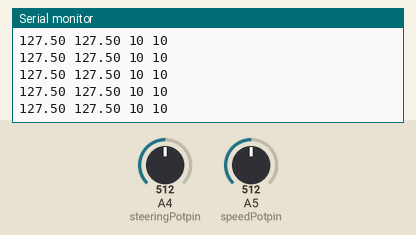
Simulated run of this sketch. Board: Arduino Uno, built with avr-gcc and run on an emulated ATmega328P. Shown: the last lines printed to the serial monitor. Inputs (shaded band) come from the test bench; at power-on: A4 (steeringPotpin) = 512, A5 (speedPotpin) = 512.

Above: at 1.2 s.
1.3 s: A4 (steeringPotpin) set to 777
At 2.4 s:
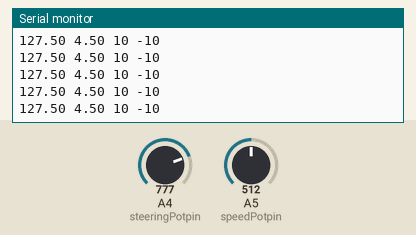
2.8 s: A4 (steeringPotpin) set to 800
At 3.7 s:
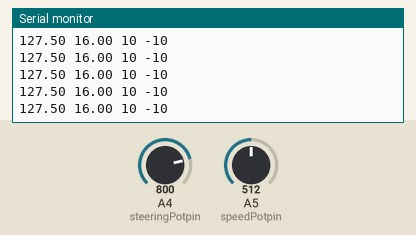
4.3 s: A4 (steeringPotpin) set to 467
At 4.9 s:
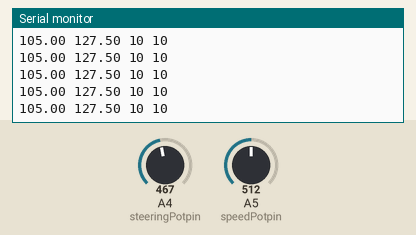
5.8 s: A4 (steeringPotpin) set to 440
At 6.6 s:
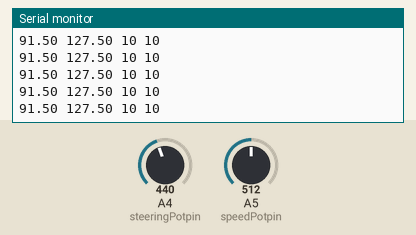
8.8 s: A5 (speedPotpin) set to 577
At 9.5 s:
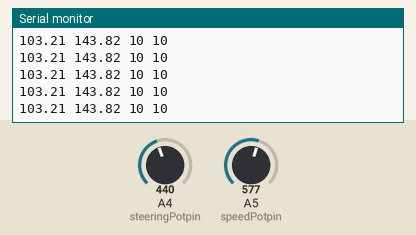
10.3 s: A5 (speedPotpin) set to 550
At 11.0 s:
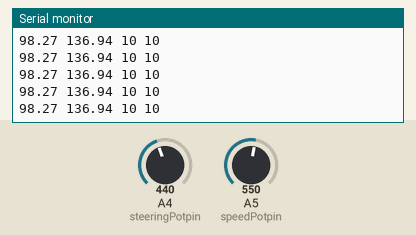
Timing chart, 0 to 12.8 s (numbered marks = the images above; inputs shaded):
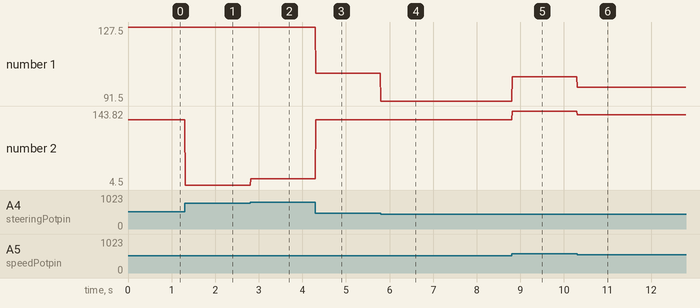

The sketch:

Radio_bil.ino
```cpp
int steeringPotpin = A4; //set potentiometer for steering to pin A4, will be used to control the car's left, right turn
int speedPotpin = A5; //set potentiometer for speed to A5, will be used to control the car's speed

int steeringValue = 0; //the value from potentiometer for steering, will be used to determine how much to turn either right or left
int speedValue = 0; //the value from potentiometer for speed, will be used to control the car's speed

float steeringValueRight; //the value for car's right turn
float steeringValueLeft; //the value for car's left turn

int polarityLeft; //polarity of turning left, will signal if it is turning left
int polarityRight; //polarity of turning right, will signal if it is turning right

void setup() {
  // initialize serial communications at 115200 bps:
  Serial.begin(115200);
  pinMode(steeringPotpin, INPUT); //set potentiometer pin for steering to INPUT mode
  pinMode(speedPotpin, INPUT); //set potentiometer pin for control of speed to INPUT mode
}

void loop() {
  steeringValue = analogRead(steeringPotpin); //variable steeringValue reads the raw value of steeringPotpin
  speedValue = analogRead(speedPotpin); //variable speedValue reads the raw value of speedPotpin

  if (steeringValue <= 256){ //if steeringValue is 256 or lower then:
    steeringValueLeft = map(steeringValue, 0, 256, 255, 0); //map steeringValueLeft so the raw steeringValue of 0-256 is converted to 255-0, when steeringPot is turning from 0 to 256 then steeringValueLeft should decrease from 255 to 0
    steeringValueRight = map(steeringValue, 0, 256, 255, 255); //map steeringValueRight so when steeringValue is between 0-256, it keeps its value at 255
  }
  else if (steeringValue <= 512){ //else if steeringValue is 512 or lower then:
    steeringValueLeft = map(steeringValue, 256, 512, 0, 255); //map steeringValueLeft so the raw steeringValue of 256-512 is converted to 0-255, when steeringPot is turning from 256 to 512 then steeringValueLeft should increase from 0 to 255
    steeringValueRight = map(steeringValue, 256, 512, 255, 255); //map steeringValueRight so when steeringValue is between 256-512, it keeps its value at 255
  }
  else if (steeringValue <= 768){//else if steeringValue is 768 or lower then:
    steeringValueRight = map(steeringValue, 512, 768, 255, 0); //map steeringValueRight so the raw steeringValue of 512-768 is converted to 255-0, when steeringPot is turning from 512 to 768 then steeringValueRight should decrease from 255 to 0
    steeringValueLeft = map(steeringValue, 512, 768, 255, 255); //map steeringValueLeft so when steeringValue is between 512-768, it keeps its value at 255
  }
  else if (steeringValue <= 1024){//else if steeringValue is 1023 or lower then:
    steeringValueRight = map(steeringValue, 768, 1023, 0, 255); //map steeringValueRight so the raw steeringValue of 768-1023 is converted to 0-255, when steeringPot is turning from 768 to 1023 then steeringValueRight should increase from 0 to 255
    steeringValueLeft = map(steeringValue, 728, 1023, 255, 255); //map steeringValueLeft so when steeringValue is between 768-1023, it keeps its value at 255
  }

  if (steeringValue >= 256){ //if steeringValue is 256 or higher then:
    polarityLeft = 10; //set value of polarityLeft to 10
  }
  else {
    polarityLeft = -10; //else set polarityLeft to -10
  }

  if (steeringValue >= 768){ //if steeringValue is 768 or higher then:
    polarityRight = -10; //set value of polarityRight to -10
  }
  else {
    polarityRight = 10; //else set polarityRight to 10
  }

  steeringValueRight = constrain(steeringValueRight, 0, 255); //constrain steeringValueRight with a barrier between 0-255
  steeringValueLeft = constrain(steeringValueLeft, 0, 255); //constrain steeringValueLeft with a barrier between 0-255

  speedValue = map(speedValue, 0, 1023, 0, 1000); //map speedValue so the raw value of 0-1023 converts to 0-1000

  //both steeringValue gets divided by 1000.0 and multiplied with speedValue so both steeringValue will be affected by speed
  steeringValueLeft = (steeringValueLeft/1000.0) * speedValue;
  steeringValueRight = (steeringValueRight/1000.0) * speedValue;

  //print the 4 values and print blank spaces between each value. Last print should have an "ln". Placing "ln" will show the indicated value and above in serial plotter. Blank spaces is placed to avoid zigzag graph in serial plotter.
  Serial.print(steeringValueLeft);
  Serial.print(" ");
  Serial.print(steeringValueRight);
  Serial.print(" ");
  Serial.print(polarityLeft);
  Serial.print(" ");
  Serial.println(polarityRight);
  delay(10); //delay 10ms

}
```

Measured:
- after the input at 1.3 s, the serial monitor: prints a new line at once (image 1)
- after the input at 2.8 s, the serial monitor: prints a new line at once (image 2)
- after the input at 4.3 s, the serial monitor: prints a new line at once (image 3)
- after the input at 5.8 s, the serial monitor: prints a new line at once (image 4)
- after the input at 8.8 s, the serial monitor: prints a new line at once (image 5)
- after the input at 10.3 s, the serial monitor: prints a new line at once (image 6)
- plotted number 1: 127.5 → 105 after the input at 4.3 s, 105 → 91.5 after the input at 5.8 s, 91.5 → 103.21 after the input at 8.8 s, 103.21 → 98.27 after the input at 10.3 s
- plotted number 2: 127.5 → 4.5 after the input at 1.3 s, 4.5 → 16 after the input at 2.8 s, 127.5 → 143.82 after the input at 8.8 s, 143.82 → 136.94 after the input at 10.3 s
